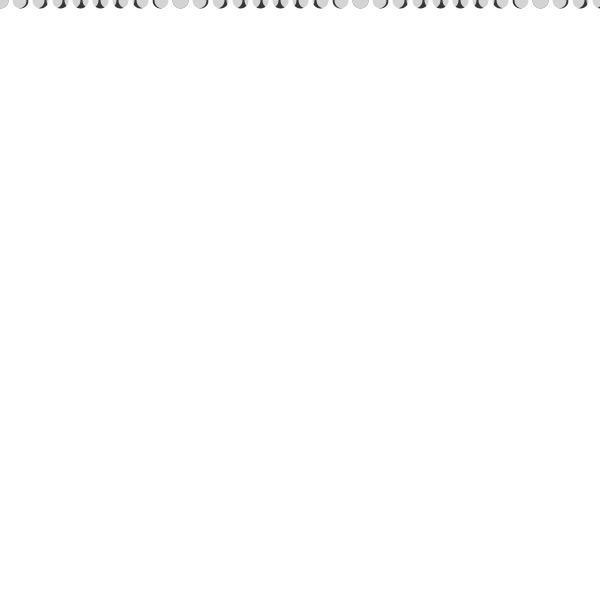
Frame 1 (no input)
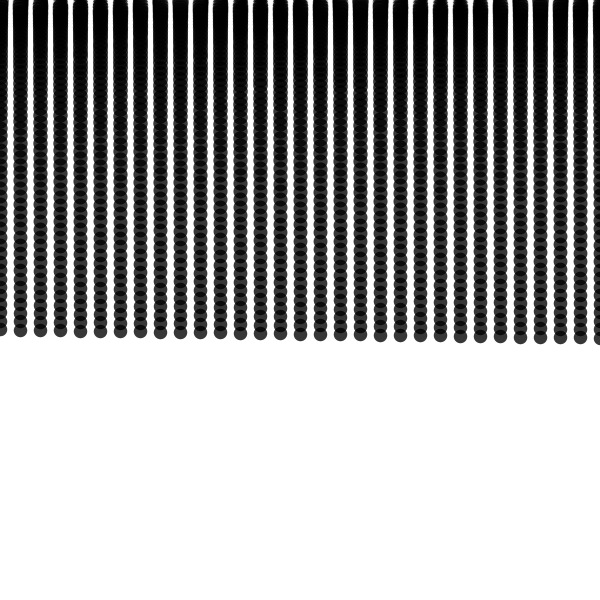
Frame 60 (the mouse pressed at the canvas centre just before this capture)
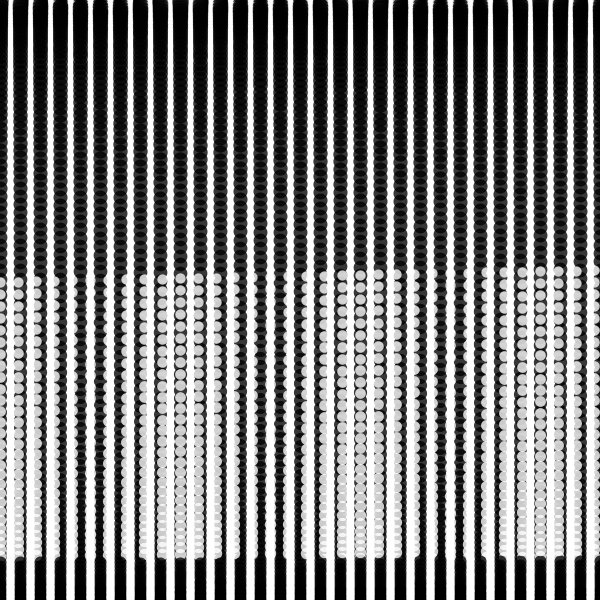
Frame 120 (the mouse held since frame 60 and released just before this capture)

The Processing sketch that drew these frames (run headless with seeded random() and noise(); from frame 60 on, the mouse is pressed at the canvas centre):

// Processing sketch: sketch_325
// ── sketch_325.pde
Weave wx, wx2, wx3; //<>//

void setup() {
  size(600, 600);
  pixelDensity(2);
  background(255);

  wx = new Weave(20, color(0, 200));
  wx2 = new Weave(color(255, 200));
}

void draw() {
  wx.diaplay();
  wx2.diaplay();
}
// ── Weave.pde
class Weave {
  float angle, astep;
  float posy;
  float step;
  float sw;
  color sc;

  Weave(float step_, color sc_) {
    step = step_;
    sc = sc_;
    angle = 270;
    astep = random(0.02, 0.07);
    sw = 16;
  }
  
    Weave(color sc_) {
    step = random(15, 30);
    sc = sc_;
    angle = 270;
    astep = random(0.02, 0.07);
    sw = 16;
  }

  void diaplay() {
    strokeWeight(sw);
    stroke(sc);


    for (int posx = 0; posx <= width; posx += step) {

      posy = map(sin(radians(angle)), -1, 1, 0, height);
      point(posx, posy);

      angle += astep;
      if (sw > 0.01) {
        sw += random(-0.008, 0.005);
      }
    }
  }
}
